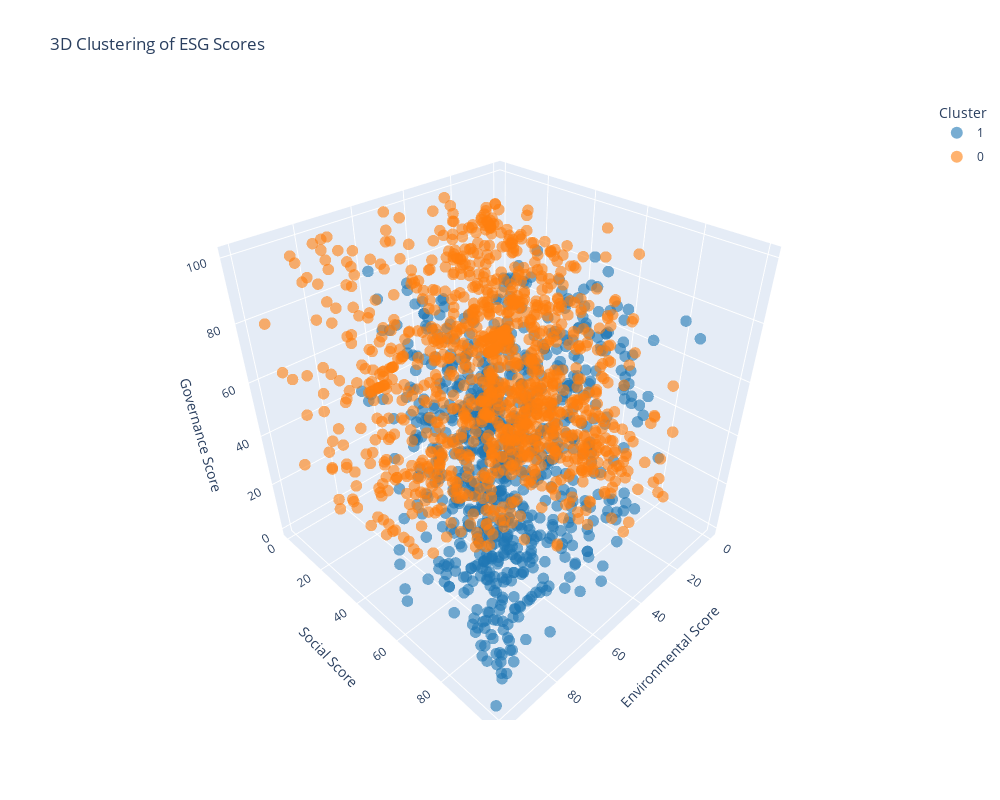

Notebook source saved alongside this figure:
### Code cell
# Standardizing the features
scaled_features = scaler.fit_transform(features)

# Applying KMeans with 3 clusters as a demonstration
kmeans = KMeans(n_clusters=my_choice_n_clusters, random_state=42)
clusters = kmeans.fit_predict(scaled_features)

# Converting Cluster column to categorical type to ensure proper handling of discrete colors
#esg_scores['Cluster'] = clusters
esg_scores['Cluster'] = clusters.astype(str)  # Alternatively, use pd.Categorical if needed

# Plotting the ESG scores in a 3D space using Plotly
fig = px.scatter_3d(
    esg_scores,
    x='E_score',
    y='S_score',
    z='G_score',
    color='Cluster',
    title='3D Clustering of ESG Scores',
    labels={'E_score': 'E Score', 'S_score': 'S Score', 'G_score': 'G Score'},
    hover_data=['ticker'],
    color_discrete_sequence=px.colors.qualitative.D3   # Choose your desired colormap here: https://media.geeksforgeeks.org/wp-content/uploads/20220223155442/newplot12.png
)

# Adjusting figure size, marker size, and adding transparency
fig.update_traces(marker=dict(size=4, opacity=0.6))  # Smaller markers and added transparency

# Updating layout for improved visuals
fig.update_layout(scene=dict(
    xaxis_title='Environmental Score',
    yaxis_title='Social Score',
    zaxis_title='Governance Score'
    ),
    width=1000,  # Increased figure width
    height=800,   # Increased figure height
    legend=dict(
        itemsizing='constant',  # Ensures the size is consistent
        tracegroupgap=5,
        font=dict(size=12),
        #itemclick='toggleothers',
        #itemdoubleclick='toggle',
        itemwidth=30,
    )              
)
fig.show()

### Figure 1 — Plotly figure (JSON) as saved in the notebook; plotly's stock layout.template omitted (floating-point values rounded to 4 significant figures; data arrays with more than 128 entries replaced by an {"elided": "..."} marker saying what was removed)
{"data": [{"customdata": {"elided": "807x1 str values"}, "hovertemplate": "Cluster=1<br>E Score=%{x}<br>S Score=%{y}<br>G Score=%{z}<br>ticker=%{customdata[0]}<extra></extra>", "legendgroup": "1", "marker": {"color": "#1F77B4", "opacity": 0.6, "size": 4, "symbol": "circle"}, "mode": "markers", "name": "1", "scene": "scene", "showlegend": true, "type": "scatter3d", "x": {"elided": "807 float values"}, "y": {"elided": "807 float values"}, "z": {"elided": "807 float values"}}, {"customdata": {"elided": "1167x1 str values"}, "hovertemplate": "Cluster=0<br>E Score=%{x}<br>S Score=%{y}<br>G Score=%{z}<br>ticker=%{customdata[0]}<extra></extra>", "legendgroup": "0", "marker": {"color": "#FF7F0E", "opacity": 0.6, "size": 4, "symbol": "circle"}, "mode": "markers", "name": "0", "scene": "scene", "showlegend": true, "type": "scatter3d", "x": {"elided": "1167 float values"}, "y": {"elided": "1167 float values"}, "z": {"elided": "1167 float values"}}], "layout": {"height": 800, "legend": {"font": {"size": 12}, "itemsizing": "constant", "itemwidth": 30, "title": {"text": "Cluster"}, "tracegroupgap": 5}, "scene": {"domain": {"x": [0, 1], "y": [0, 1]}, "xaxis": {"title": {"text": "Environmental Score"}}, "yaxis": {"title": {"text": "Social Score"}}, "zaxis": {"title": {"text": "Governance Score"}}}, "title": {"text": "3D Clustering of ESG Scores"}, "width": 1000}}
